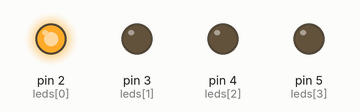
A sketch run on a simulated Arduino Uno, built with avr-gcc and run on an emulated ATmega328P. On the bench: output pins drawn as LEDs (lit = HIGH).

Above: at 0.1 s.
At 0.7 s:
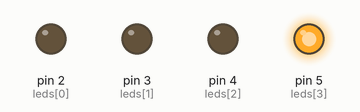
At 1.3 s:
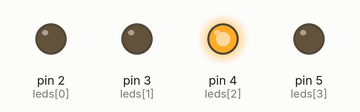
At 2.7 s:
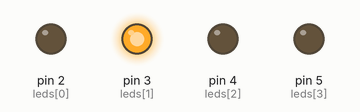
Timing chart, 0 to 3.0 s (numbered marks = the images above):
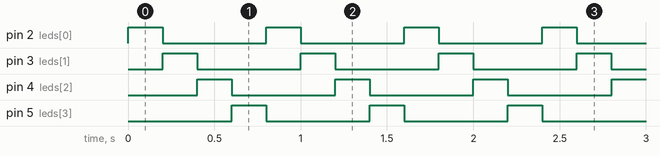

Measured:
- by itself, pin 2 (leds[0]), pin 3 (leds[1]), pin 4 (leds[2]), pin 5 (leds[3]): alternates HIGH for 0.20 s and LOW for 0.60 s
- by itself, everything shown: repeats every 0.80 s, in 4 steps

The sketch:

sketch_mar15d.ino
```cpp
#define LED 2
const byte knoppen[] = {9, 10, 11};
const byte leds[] = {2,3,4,5};
unsigned long time;
unsigned int statusVar;
int index;
void setup() {
  // put your setup code here, to run once:
  for (int i = 0; i < 3; i ++) {
    pinMode(knoppen[i], INPUT_PULLUP);
  }
  for (int i = 0; i < 4; i ++) {
    pinMode(leds[i], OUTPUT);
  }

  Serial.begin(9600);
}

void loop() {
  // put your main code here, to run repeatedly:
  digitalWrite(leds[0], HIGH);
  delay(200);
  digitalWrite(leds[0], LOW);
  digitalWrite(leds[1], HIGH);
  delay(200);
  digitalWrite(leds[1], LOW);
  digitalWrite(leds[2], HIGH);
  delay(200);
  digitalWrite(leds[2], LOW);
  digitalWrite(leds[3], HIGH);
  delay(200);
  digitalWrite(leds[3], LOW);
}
```
